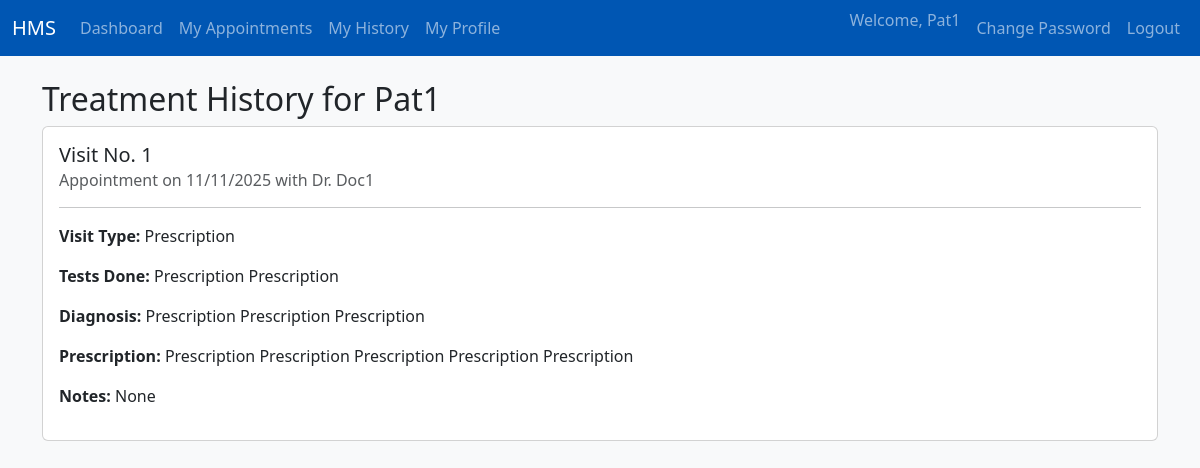
/patient/history (signed in), run on the app's committed database.
### models/models.py (models this page shows)
class User(db.Model, UserMixin):
    id = db.Column(db.Integer, primary_key=True)
    username = db.Column(db.String(150), unique=True, nullable=False)
    password = db.Column(db.String(150), nullable=False)
    role = db.Column(db.String(50), nullable=False)
    is_blacklisted = db.Column(db.Boolean, default=False, nullable=False)

class Patient(db.Model):
    id = db.Column(db.Integer, primary_key=True)
    user_id = db.Column(db.Integer, db.ForeignKey('user.id'), nullable=False)
    name = db.Column(db.String(100), nullable=False)
    contact = db.Column(db.String(100), nullable=True)
    user = db.relationship('User', backref=db.backref('patient', uselist=False))

class Appointment(db.Model):
    id = db.Column(db.Integer, primary_key=True)
    patient_id = db.Column(db.Integer, db.ForeignKey('patient.id'), nullable=False)
    doctor_id = db.Column(db.Integer, db.ForeignKey('doctor.id'), nullable=False)
    date = db.Column(db.Date, nullable=False)
    time = db.Column(db.Time, nullable=False)
    status = db.Column(db.String(50), nullable=False, default='Booked')
    patient = db.relationship('Patient', backref='appointments')
    doctor = db.relationship('Doctor', backref='appointments')

class Doctor(db.Model):
    id = db.Column(db.Integer, primary_key=True)
    user_id = db.Column(db.Integer, db.ForeignKey('user.id'), nullable=False)
    name = db.Column(db.String(100), nullable=False)
    specialization_id = db.Column(db.Integer, db.ForeignKey('department.id'), nullable=False)
    availability = db.Column(db.JSON, nullable=True)
    experience = db.Column(db.Integer, nullable=True)
    qualifications = db.Column(db.String(255), nullable=True)
    profile_picture = db.Column(db.String(255), nullable=True, default='default.jpg')
    user = db.relationship('User', backref=db.backref('doctor', uselist=False))
    specialization = db.relationship('Department', backref='doctors')

class Treatment(db.Model):
    id = db.Column(db.Integer, primary_key=True)
    appointment_id = db.Column(db.Integer, db.ForeignKey('appointment.id'), nullable=False)
    diagnosis = db.Column(db.Text, nullable=False)
    prescription = db.Column(db.Text, nullable=False)
    notes = db.Column(db.Text, nullable=True)
    visit_type = db.Column(db.String(100), nullable=True)
    tests_done = db.Column(db.Text, nullable=True)
    medicines = db.Column(db.JSON, nullable=True)
    appointment = db.relationship('Appointment', backref=db.backref('treatment', uselist=False))

### controllers/patient_controller.py (the view)
@patient_bp.route('/history')
def history():
    patient = Patient.query.filter_by(user_id=current_user.id).first()
    appointments = Appointment.query.join(Treatment).filter(
        Appointment.patient_id == patient.id,
        Appointment.status == 'Completed'
    ).order_by(Appointment.date.desc()).all()
    return render_template('user_history.html', appointments=appointments, patient=patient)

### controllers/patient_controller.py (called while the page is built)
@patient_bp.before_request
@login_required
def check_is_patient():
    if current_user.role != 'patient': return "Unauthorized", 403

### templates/user_history.html (shortened to what this page needs)
{% extends "base.html" %}
{% block content %}
    <h2>Treatment History for {{ patient.name }}</h2>
    {% for appointment in appointments %}
        <div class="card mb-3">
            <div class="card-body">
                <h5 class="card-title">Visit No. {{ loop.index }}</h5>
                <h6 class="card-subtitle mb-2 text-muted">Appointment on {{ appointment.date.strftime('%d/%m/%Y') }} with Dr. {{ appointment.doctor.name }}</h6>
                <hr>
                <p><strong>Visit Type:</strong> {{ appointment.treatment.visit_type or 'N/A' }}</p>
                <p><strong>Tests Done:</strong> {{ appointment.treatment.tests_done or 'N/A' }}</p>
                <p><strong>Diagnosis:</strong> {{ appointment.treatment.diagnosis }}</p>
                <p><strong>Prescription:</strong> {{ appointment.treatment.prescription }}</p>
                <p><strong>Notes:</strong> {{ appointment.treatment.notes }}</p>
            </div>
        </div>
    {% else %}
        <p>No past treatment records found for this patient.</p>
    {% endfor %}
{% endblock %}

### templates/base.html (shortened to what this page needs)
<!DOCTYPE html>
<html lang="en">
<head>
    <link href="https://cdn.jsdelivr.net/npm/bootstrap@5.3.0/dist/css/bootstrap.min.css" rel="stylesheet">
    <link rel="stylesheet" href="{{ url_for('static', filename='css/style.css') }}">
</head>
<body>
    <nav class="navbar navbar-expand-lg navbar-dark bg-primary">
        <div class="container-fluid">
            <a class="navbar-brand" href="{{ url_for('auth.home') }}">HMS</a>
            <div class="collapse navbar-collapse" id="navbarNav">
                <ul class="navbar-nav me-auto mb-2 mb-lg-0">
                    {% if current_user.is_authenticated %}
                        {% if current_user.role == 'admin' %}
                            <li class="nav-item"><a class="nav-link" href="{{ url_for('admin.dashboard') }}">Dashboard</a></li>
                            <li class="nav-item"><a class="nav-link" href="{{ url_for('admin.manage_departments') }}">Departments</a></li>
                            <li class="nav-item"><a class="nav-link" href="{{ url_for('admin.analytics') }}">Analytics</a></li>
                        {% elif current_user.role == 'doctor' %}
                            <li class="nav-item"><a class="nav-link" href="{{ url_for('doctor.dashboard') }}">Dashboard</a></li>
                            <li class="nav-item"><a class="nav-link" href="{{ url_for('doctor.availability') }}">My Availability</a></li>
                        {% elif current_user.role == 'patient' %}
                            <li class="nav-item"><a class="nav-link" href="{{ url_for('patient.dashboard') }}">Dashboard</a></li>
                            <li class="nav-item"><a class="nav-link" href="{{ url_for('patient.my_appointments') }}">My Appointments</a></li>
                            <li class="nav-item"><a class="nav-link" href="{{ url_for('patient.history') }}">My History</a></li>
                            <li class="nav-item"><a class="nav-link" href="{{ url_for('patient.profile') }}">My Profile</a></li>
                        {% endif %}
                    {% endif %}
                </ul>
                <ul class="navbar-nav ms-auto">
                    {% if current_user.is_authenticated %}
                        <li class="nav-item"><span class="navbar-text me-2">Welcome, {{ current_user.username }}</span></li>
                        <li class="nav-item"><a class="nav-link" href="{{ url_for('auth.change_password') }}">Change Password</a></li>
                        <li class="nav-item"><a class="nav-link" href="{{ url_for('auth.logout') }}">Logout</a></li>
                    {% else %}
                        <li class="nav-item"><a class="nav-link" href="{{ url_for('auth.login') }}">Login</a></li>
                        <li class="nav-item"><a class="nav-link" href="{{ url_for('auth.signup') }}">Register</a></li>
                    {% endif %}
                </ul>
            </div>
        </div>
    </nav>
    <div class="container mt-4">
        {% block content %}{% endblock %}
    </div>
</body>
</html>

### static/css/style.css (style rules this page uses)
body { background-color: #f8f9fa; }
.navbar-dark.bg-primary { background-color: #0056b3 !important; }

### data on the page
User: username "Pat1"
Patient: name "Pat1"
Appointment: date "11/11/2025", doctor.name "Doc1", treatment "Prescription", treatment "Prescription Prescription", treatment.diagnosis "Prescription Prescription Prescription", treatment.prescription "Prescription Prescription Prescription Prescription Prescription", treatment.notes "None"
